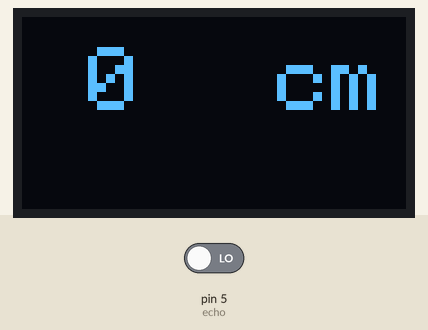
Recording of a sketch running on a simulated Arduino Uno, built with avr-gcc and run on an emulated ATmega328P. Shown: 128×64 one-colour display. The inputs (shaded band) are chosen by the test bench; at power-on: pin 5 (echo) LOW. What the sketch prints to the serial monitor is not drawn.

Above: at 1.2 s.

The sketch:

astil_mini_project.ino
```cpp
// (licence header left out)
#include <Wire.h>
#include <Adafruit_GFX.h>
#include <Adafruit_SSD1306.h>

#define CommonSenseMetricSystem
//#define ImperialNonsenseSystem

#define trigPin 13
#define echoPin 12

#define OLED_RESET 4
Adafruit_SSD1306 display(OLED_RESET);

int trigger = 2;
int echo = 5;
void setup() {

  pinMode(trigger, OUTPUT);      // triggger is output
  pinMode(echo, INPUT);           // echo is input
  display.begin(SSD1306_SWITCHCAPVCC, 0x3C);
  //initialize with the I2C addr 0x3C (128x64)
  display.clearDisplay();  // clear the display before start
  Serial.begin(9600);
}

void loop() {
  digitalWrite(trigger, LOW);
  delayMicroseconds(2);
  digitalWrite(trigger, HIGH);
  delayMicroseconds(5);               // will send waves of 2 ms low wave & 5 ms high wave
  long x = pulseIn(echo, HIGH);
  int y = x / (29 * 2);
  Serial.print("  cm ");
  Serial.println(y);
  delay(100);

  display.setCursor(22, 10);       //x,y coordinates
  display.setTextSize(3);         //size of the text
  display.setTextColor(WHITE);    //if you write BLACK it erases things
  display.println(y);      //print our variable
  display.setCursor(85, 10);      //set size,print the units (cm/in)
  display.setTextSize(3);
#ifdef CommonSenseMetricSystem//if theres#define CommonSenseMetricSystem
  display.println("cm");        //print "cm" in oled
#endif
#ifdef ImperialNonsenseSystem//if there´s#define ImperialNonsenseSystem
  display.println("in");       //print "in" in oled
#endif
  display.display();          //you need to actually display all that data
  delay(500);                 //wait!, human speed
  display.clearDisplay();
}
```
